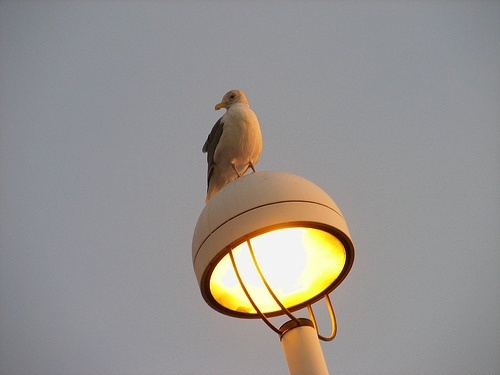
#> input picture data/VOC2007/000158.jpg.jpg, 500 x 375 px; its folder holds only this picture in this run
$ python image_to_raw.py
#> lines starting #> are read from the running program, lines starting #| are printed output that depends on the picture
import cv2
import numpy as np
import os
import random

VOC_path = './data/VOC2007'
VOC_raw_path = './data/VOC_raw'
VOC_resize_path = './data/VOC_resize'
raw_list_file = './data/VOC_raw_list.txt'
raw_file_names = ''

if not os.path.exists(VOC_raw_path):
    os.makedirs(VOC_raw_path)
if not os.path.exists(VOC_resize_path):
    os.makedirs(VOC_resize_path)

imgs = os.listdir(VOC_path)
for i, file_name in enumerate(imgs):
    img = cv2.imread(os.path.join(VOC_path, file_name))
#> img is the input picture: shape (375, 500, 3); mean B, G, R 143.3, 146.1, 150
    resized_img = cv2.resize(img, (300, 300), cv2.INTER_LINEAR)
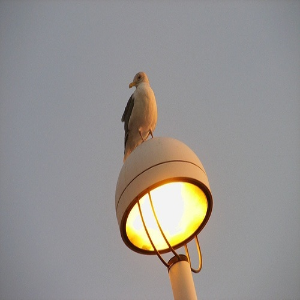
#> resized_img: shape (300, 300, 3); mean B, G, R 143.3, 146, 150
    resize_file_name = os.path.join(VOC_resize_path, str(i) + '.jpg')
    cv2.imwrite(resize_file_name, resized_img)


    mean,std = cv2.meanStdDev(img)
#> mean = [143.3, 146.1, 150]; std = [31.92, 28.48, 26.95]
    mean = mean.reshape(1,3)
#> mean = [[143.3, 146.1, 150]]
    std = std.reshape(1,3)
#> std = [[31.92, 28.48, 26.95]]

    resized_img = (resized_img-mean)/(0.000001 + std)
    resized_img_data = np.array(resized_img, np.float32)
    raw_file_name = os.path.join(VOC_raw_path, str(i) + '.raw')
    resized_img_data.tofile(raw_file_name)

    raw_file_names += (raw_file_name + '\n')


with open(raw_list_file, 'w') as f:
    f.write(raw_file_names)
f.close()

$ run again, on data/VOC2007/000537.jpg.jpg
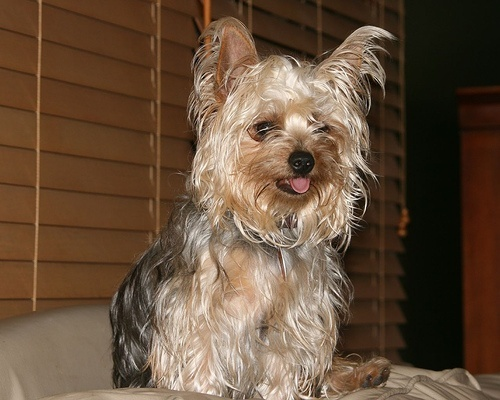
#> input picture data/VOC2007/000537.jpg.jpg, 500 x 400 px
#> img is the input picture: shape (400, 500, 3); mean B, G, R 60, 80.5, 103.7
#> `resized_img = cv2.resize(img, (300, 300), cv2.INTER_LINEAR)`:
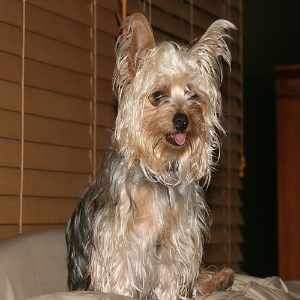
#> resized_img: shape (300, 300, 3); mean B, G, R 60, 80.4, 103.6
#> `mean,std = cv2.meanStdDev(img)`: mean = [60.02, 80.47, 103.7]; std = [53.87, 55.88, 59.75]
#> `mean = mean.reshape(1,3)`: mean = [[60.02, 80.47, 103.7]]
#> `std = std.reshape(1,3)`: std = [[53.87, 55.88, 59.75]]
#> `resized_img = (resized_img-mean)/(0.000001 + std)`:
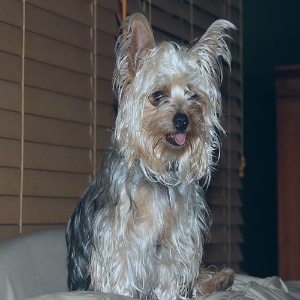
#> resized_img: shape (300, 300, 3) float64; mean B, G, R -0.00104, -0.00102, -0.000953; drawn with min black and max white

$ run again, on data/VOC2007/000879.jpg.jpg
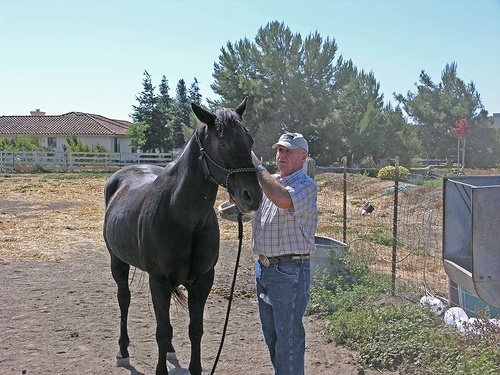
#> input picture data/VOC2007/000879.jpg.jpg, 500 x 375 px
#> img is the input picture: shape (375, 500, 3); mean B, G, R 138.5, 139.9, 133.5
#> `resized_img = cv2.resize(img, (300, 300), cv2.INTER_LINEAR)`:
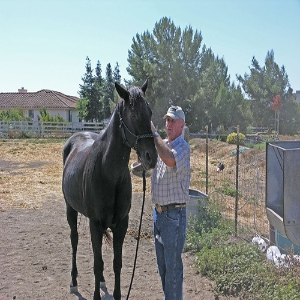
#> resized_img: shape (300, 300, 3); mean B, G, R 138.4, 139.8, 133.4
#> `mean,std = cv2.meanStdDev(img)`: mean = [138.5, 139.9, 133.5]; std = [65.32, 62.79, 56.36]
#> `mean = mean.reshape(1,3)`: mean = [[138.5, 139.9, 133.5]]
#> `std = std.reshape(1,3)`: std = [[65.32, 62.79, 56.36]]
#> `resized_img = (resized_img-mean)/(0.000001 + std)`:
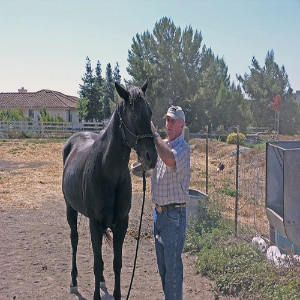
#> resized_img: shape (300, 300, 3) float64; mean B, G, R -0.00129, -0.0013, -0.00148; drawn with min black and max white

$ run again, on data/VOC2007/000889.jpg.jpg
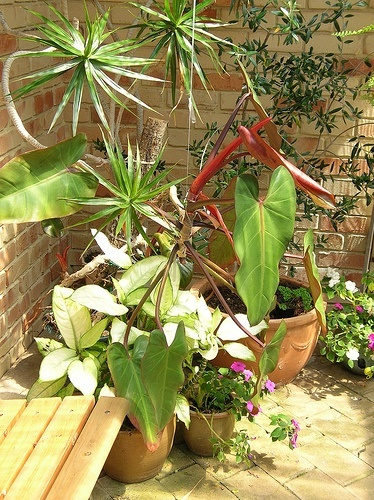
#> input picture data/VOC2007/000889.jpg.jpg, 374 x 500 px
#> img is the input picture: shape (500, 374, 3); mean B, G, R 82.8, 140, 150.2
#> `resized_img = cv2.resize(img, (300, 300), cv2.INTER_LINEAR)`:
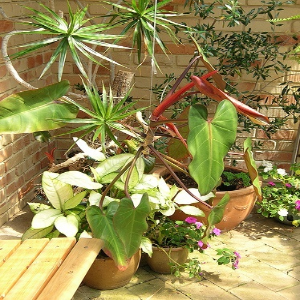
#> resized_img: shape (300, 300, 3); mean B, G, R 82.8, 139.9, 150.2
#> `mean,std = cv2.meanStdDev(img)`: mean = [82.83, 140, 150.2]; std = [57.81, 63.29, 62.09]
#> `mean = mean.reshape(1,3)`: mean = [[82.83, 140, 150.2]]
#> `std = std.reshape(1,3)`: std = [[57.81, 63.29, 62.09]]
#> `resized_img = (resized_img-mean)/(0.000001 + std)`:
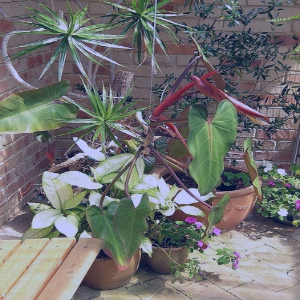
#> resized_img: shape (300, 300, 3) float64; mean B, G, R -0.000919, -0.000882, -0.000881; drawn with min black and max white

$ run again, on data/VOC2007/000164.jpg.jpg
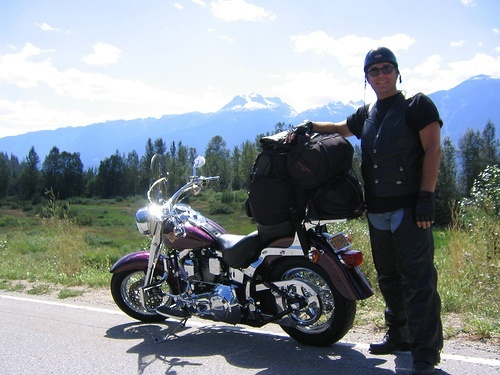
#> input picture data/VOC2007/000164.jpg.jpg, 500 x 375 px
#> img is the input picture: shape (375, 500, 3); mean B, G, R 147.1, 141.9, 133.7
#> `resized_img = cv2.resize(img, (300, 300), cv2.INTER_LINEAR)`:
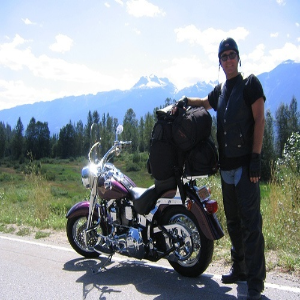
#> resized_img: shape (300, 300, 3); mean B, G, R 147, 141.8, 133.6
#> `mean,std = cv2.meanStdDev(img)`: mean = [147.1, 141.9, 133.7]; std = [95.06, 88.93, 88.07]
#> `mean = mean.reshape(1,3)`: mean = [[147.1, 141.9, 133.7]]
#> `std = std.reshape(1,3)`: std = [[95.06, 88.93, 88.07]]
#> `resized_img = (resized_img-mean)/(0.000001 + std)`:
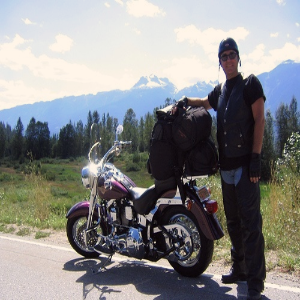
#> resized_img: shape (300, 300, 3) float64; mean B, G, R -0.000774, -0.000862, -0.000859; drawn with min black and max white
